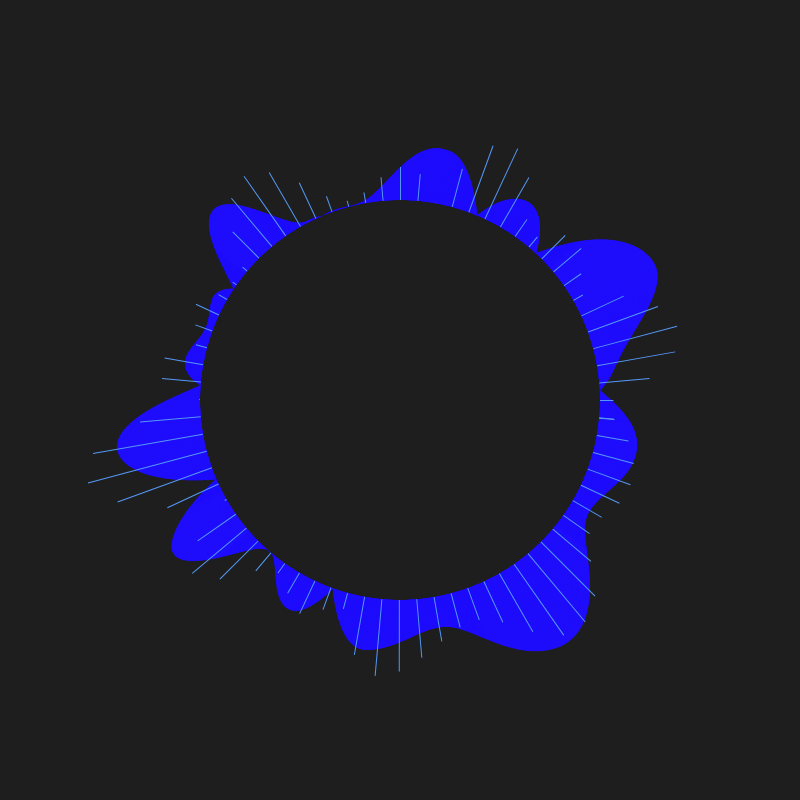
Frame 1 (no input)
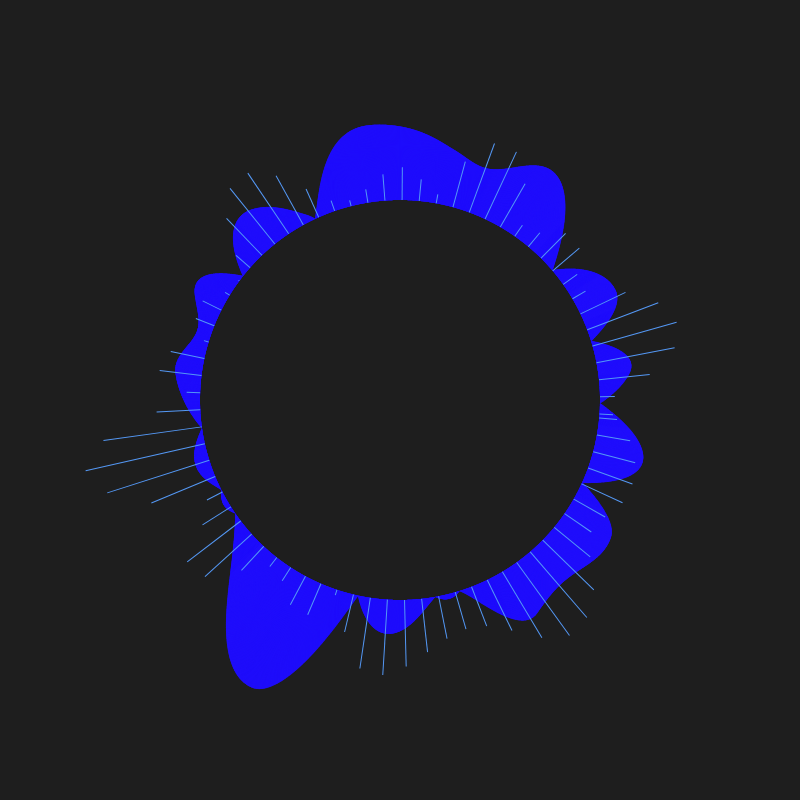
Frame 60 (no input)
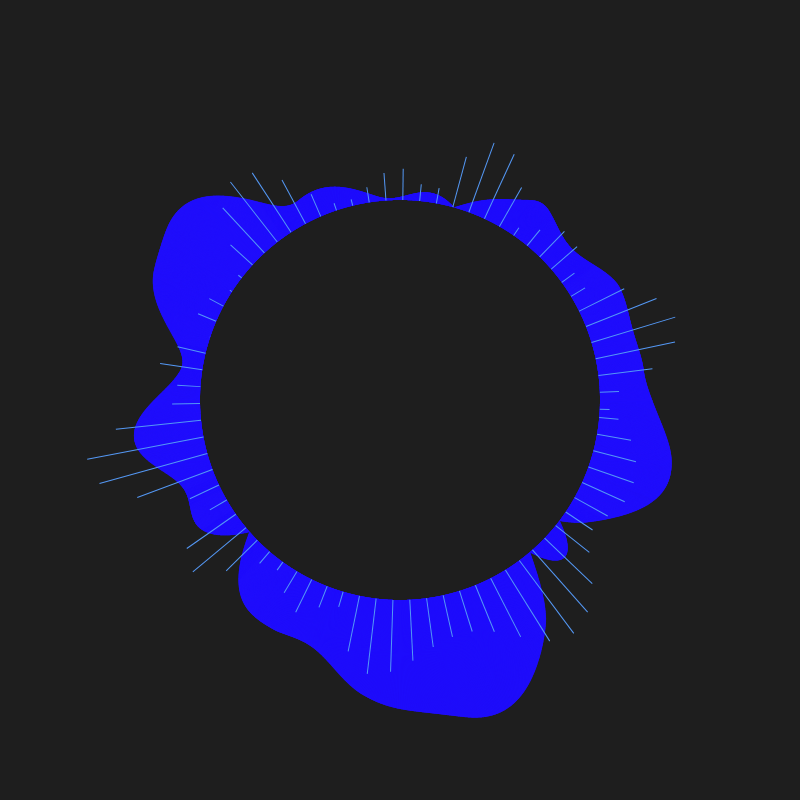
Frame 120 (the mouse pressed at the canvas centre since frame 60)

The p5.js sketch that drew these frames (run headless with seeded random() and noise() and a simulated clock; from frame 60 on, the mouse is pressed at the canvas centre):

// p5.js sketch
// ── sketch.js
var start = 0.2
var start1 = 0
var space1 = 5;
//Zeit: 5/60/60
var aender=0.0014
var zaehler=0
var fr=60

function setup() {
  createCanvas(800, 800);
  angleMode(DEGREES)
  frameRate(fr)
  noiseDetail(2,1)
}

function draw() {
  background(30);
  noStroke();
  
  translate(width/2,height/2);
  
  var space = 0.075;
  
  for(var i = 0; i < 360; i+=space) {
    var xoff= map(cos(i),-1,1,0,3);
    var yoff =map(sin(i),-1,1,0,3);
    
    var n = noise(xoff+start, yoff+start);
    
    var h = map(n,0,1,-150,150);
    rotate(space);
    fill(31,13,252)
    rect(200,0,h,1);
  }

  start+=1/60
  space1-=aender
  if(space1<=0.1){
    aender=0
    space1=0.1
}

  for(var u = 0; u < 360; u+=space1) {
    var xoff1= map(cos(u),-1,1,0,3);
    var yoff1 =map(sin(u),-1,1,0,3);
    
    var n1 = noise(xoff1+start1, yoff1+start1);
    
    var h1 = map(n1,0,1,-150,150);
    rotate(space1);
    //fill(84,152,245)
    fill(84,152,245)
    rect(200,0,h1,1);

  }
  if(frameCount%fr==0){
    zaehler++
  
  }

  start1=start/60
}
// ── style.css
html, body {
    margin: 0;
    padding: 0;
    height: 100%;
    background-color: #ffffff;
}
body {
    display: flex;
    justify-content: center;
    align-items: center;
}
canvas {
   display: block;
} 
